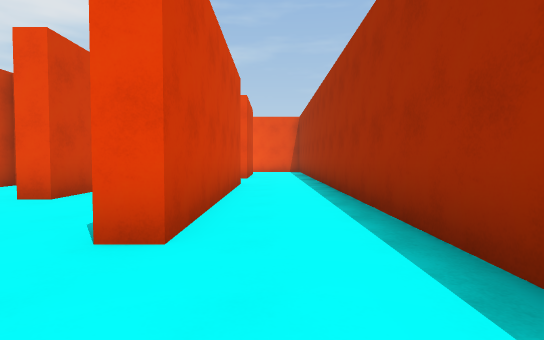
view 1 (above)

24 first-person views from a walk through a scene from a Unity 3-D project. The camera is 1.2 m above the floor, tilts 2° down and sees 80° across. The floor is counted in squares, 2 m on a side. Each view is taken from the middle of a square. On the plan, view 1 faces up. The plan holds only what a view shows up to about 10 squares ahead; the rest is blank. The player character is not drawn.

view 2
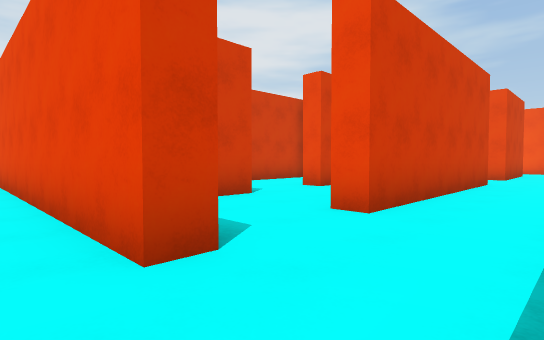

view 3
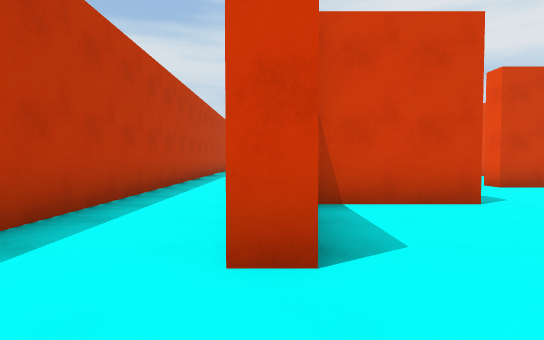

view 4
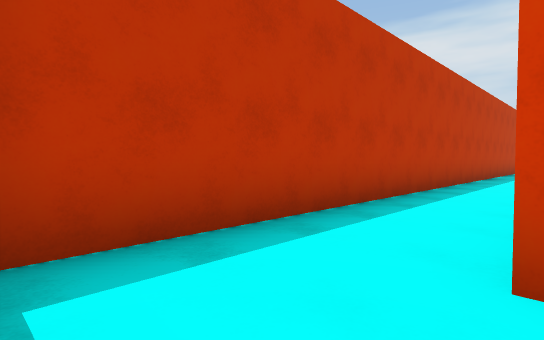

view 5
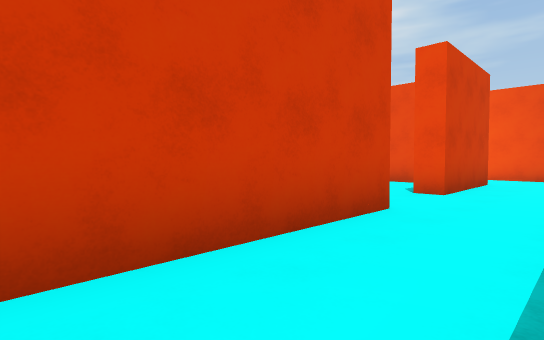

view 6
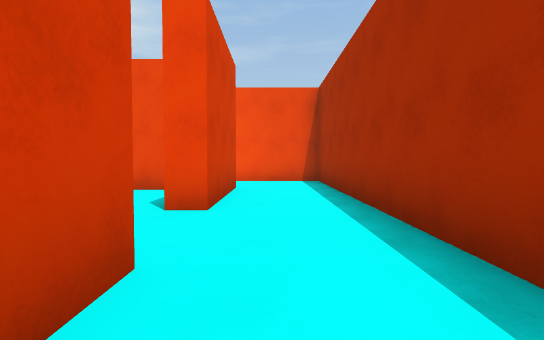

view 7
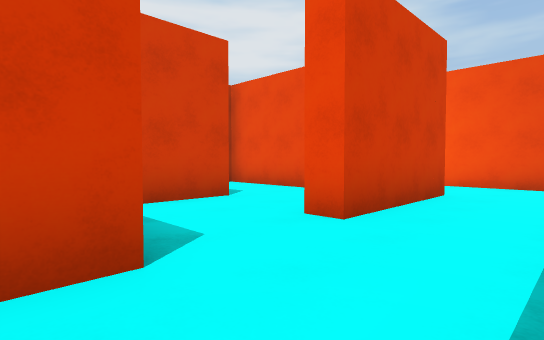

view 8
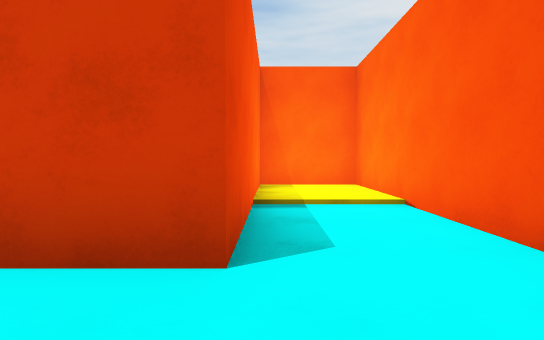

view 9
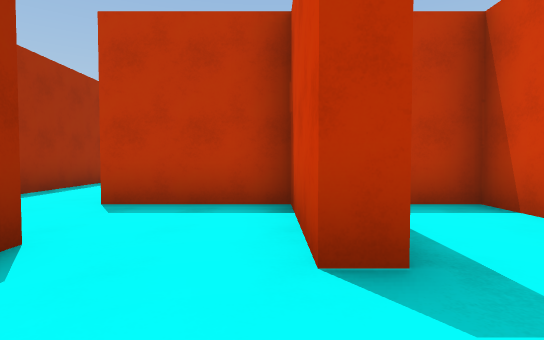

view 10
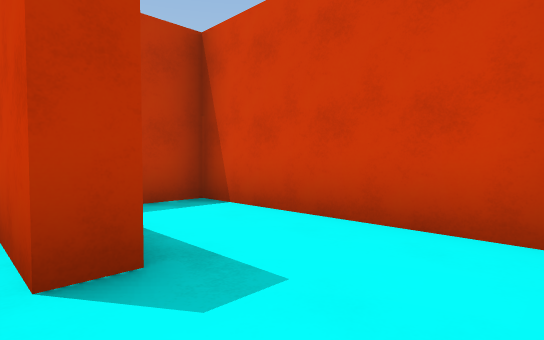

view 11
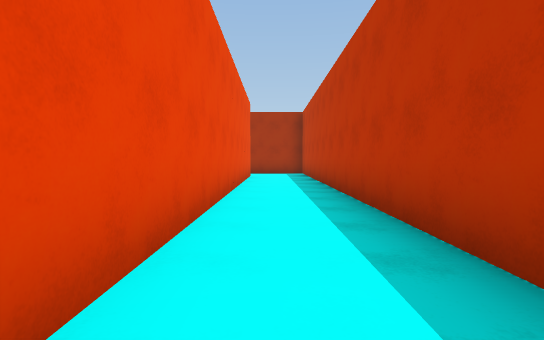

view 12
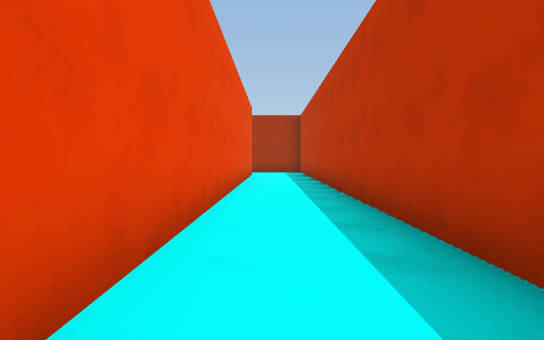

view 13
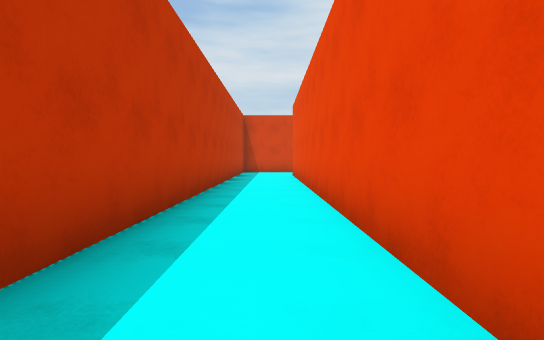

view 14
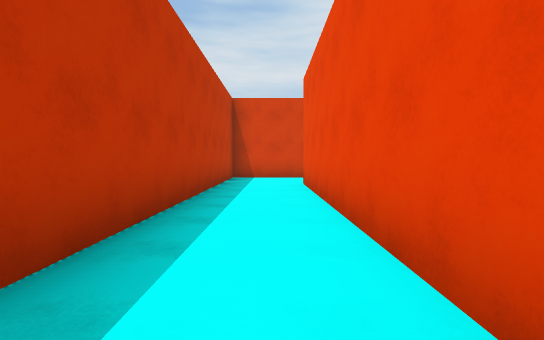

view 15
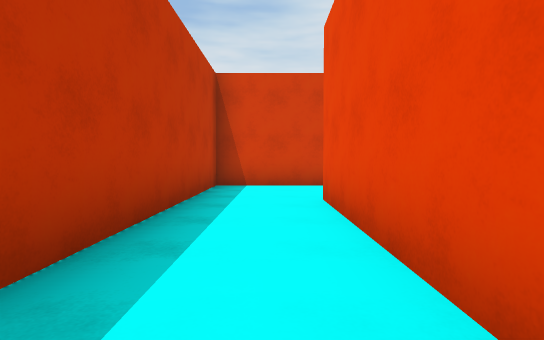

view 16
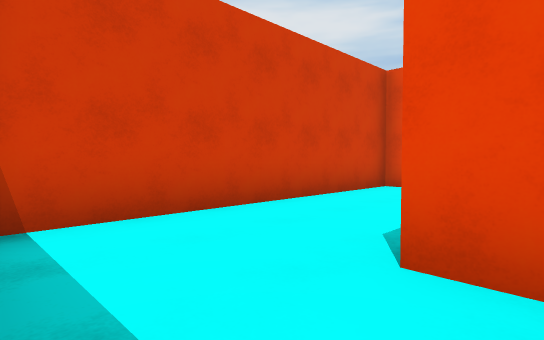

view 17
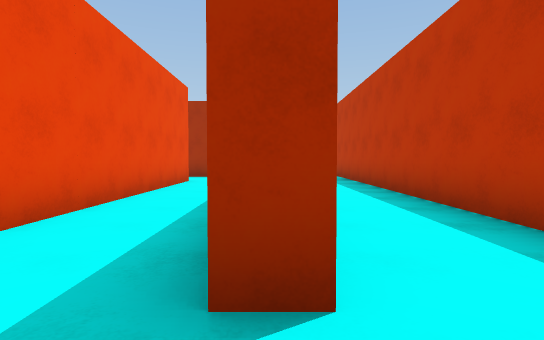

view 18
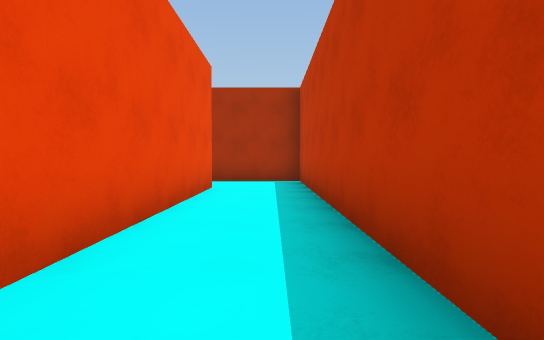

view 19
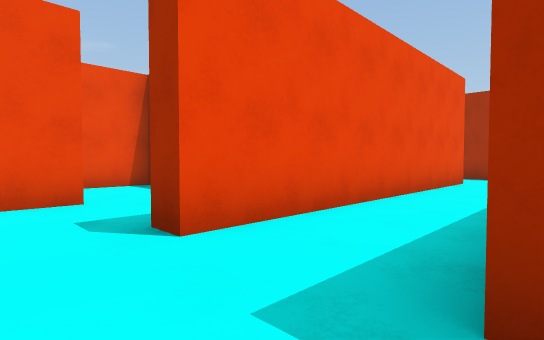

view 20
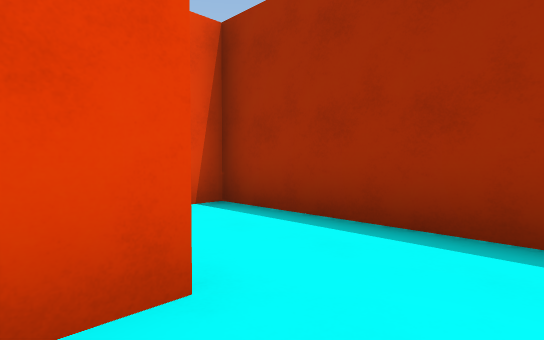

view 21
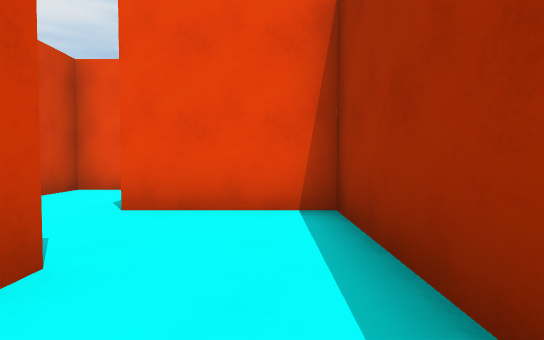

view 22
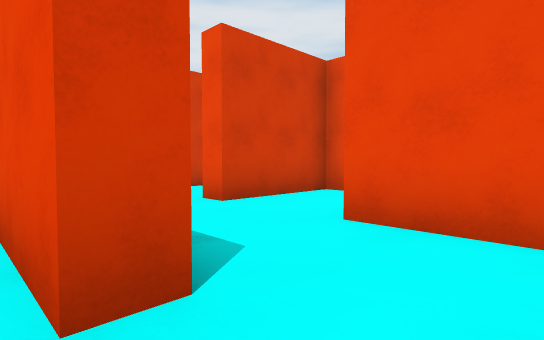

view 23
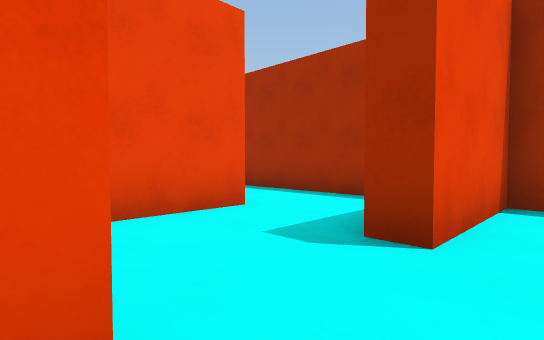

view 24
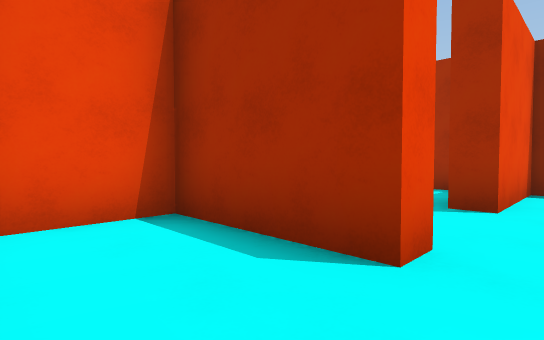

### Floor plan
Points are (right, up) in squares from view 1. A wall is a line through its corners. A room is listed if a view was taken in it or the views show most of it. See-through windows are left out.
Room 1 (views 1, 3, 4, 5, 6, 7, 8)
walls: (-0.7, 7.8) (-0.7, 2.2) (-1.2, 2.2); (1.3, 1.4) (1.3, 14.8) (-5.8, 14.8) (-5.8, 12.8); (-5.4, 12.8) (-0.7, 12.8) (-0.7, 9.8) (-1.2, 9.8); (-0.7, 0.4) (-0.7, -0.2)
ways out: opening at (0.5, 0) to room 2; opening at (-1, 1.5) to room 5; opening at (-1, 9) to room 8
Room 2 (views 2, 11, 12, 13, 14, 15, 16, 17, 18, 19, 20, 21, 22)
walls: (-13.2, 2.2) (-20.7, 2.2) (-20.7, 2.8); (-19.1, 0.2) (-11.2, 0.2) (-11.2, 2.5); (-20.6, 4.7) (-23.2, 4.7) (-23.2, -2.2) (0.9, -2.2); (-0.7, -0.2) (-20.7, -0.2) (-20.7, 0.2)
ways out: opening at (0.5, 0) to room 1; opening at (-12.5, 3) to room 7; opening at (-20, 5)
Room 3 (views 9, 10)
walls: (-3.2, 10.3) (-3.2, 9.4); (-2, 12.3) (-3.4, 12.3)
ways out: opening at (-4, 11.5) to room 6; opening at (-2.5, 10) to room 8
Room 4 (views 23, 24)
walls: (-15.7, 4.7) (-16.2, 4.7) (-16.2, 7.2) (-17.8, 7.2)
ways out: opening at (-16, 4) to room 7
Room 5 (no view inside)
walls: (-3.2, 2.9) (-3.2, 0.5); (-3.2, 5.9) (-3.2, 4.7) (-3.8, 4.7)
ways out: opening at (-1, 1.5) to room 1; opening at (-4, 3.5)
Room 6 (no view inside)
walls: (-3.9, 10.3) (-3.2, 10.3); (-3.4, 12.3) (-5.8, 12.3) (-5.8, 7.8) (-4.8, 7.8)
ways out: opening at (-4, 11.5) to room 3
Room 7 (no view inside)
walls: (-13.2, 2.9) (-13.2, 2.2); (-11.2, 2.5) (-11.2, 4.7) (-13.7, 4.7)
ways out: opening at (-12.5, 3) to room 2; opening at (-16, 4) to room 4; opening at (-14.5, 5)
Room 8 (no view inside)
walls: (-3.2, 9.4) (-3.2, 7.8) (-0.7, 7.8)
ways out: opening at (-1, 9) to room 1; opening at (-2.5, 10) to room 3

Positions as (right, up) in squares from view 1, and headings:
1: (0, 0), facing up
2: (1, -1), facing up-left
3: (1, 0), facing left
4: (1, 0), facing down-left
5: (1, 4), facing up-left
6: (0, 6), facing up
7: (1, 7), facing up-left
8: (1, 13), facing left
9: (-3, 12), facing down
10: (-3, 12), facing down-left
11: (-12, -1), facing right
12: (-13, -1), facing right
13: (-9, -1), facing left
14: (-13, -1), facing left
15: (-16, -1), facing left
16: (-20, -2), facing up-left
17: (-22, 0), facing right
18: (-20, 1), facing right
19: (-22, 0), facing up-right
20: (-14, 1), facing up-right
21: (-12, 1), facing up
22: (-12, 2), facing up-left
23: (-16, 4), facing up-right
24: (-18, 4), facing up-right
